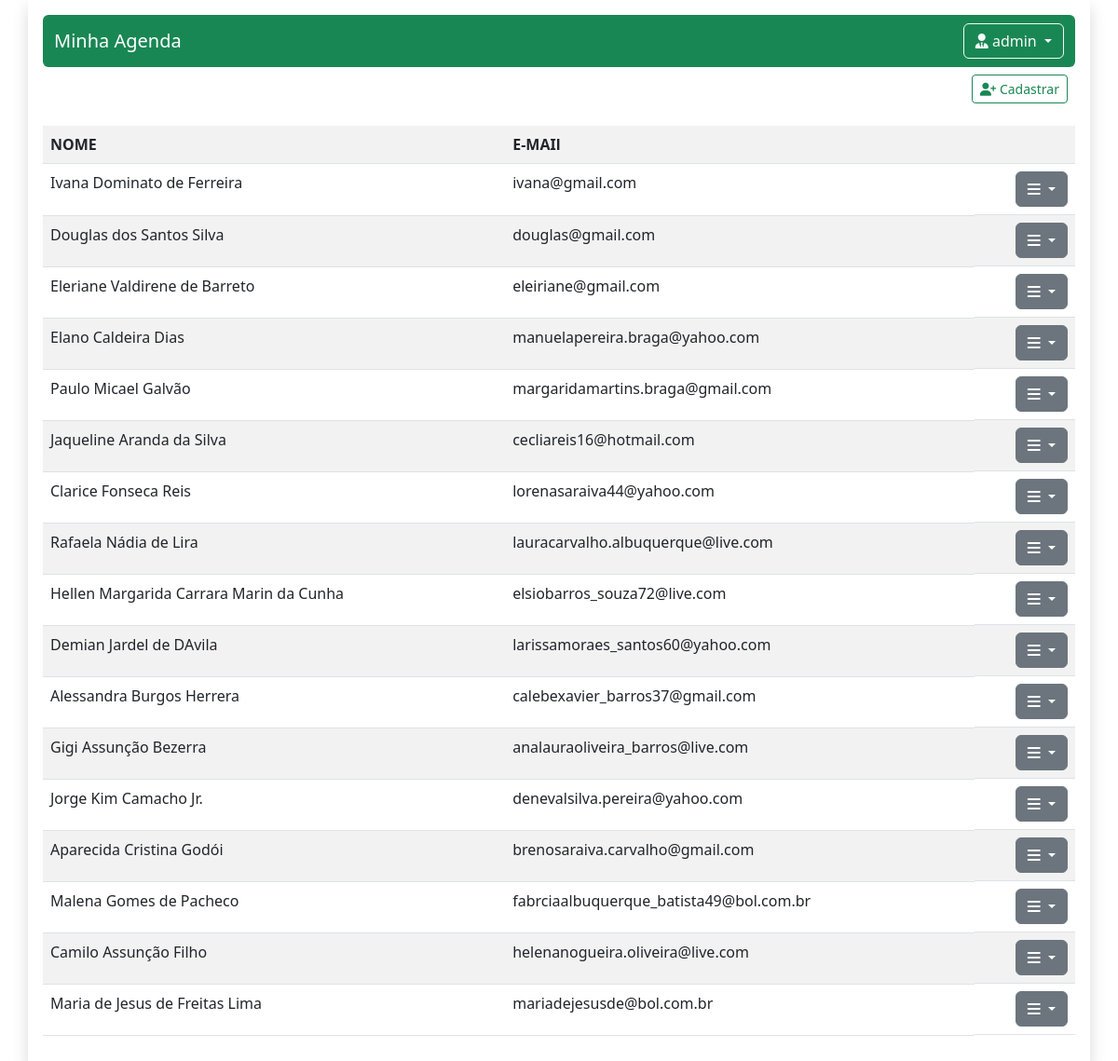
Screenshot of /app/principal.php (signed in) with the database file from the repository.
### tables this page shows
CREATE TABLE IF NOT EXISTS `pessoas` (
	`id` int(11) NOT NULL AUTO_INCREMENT,
	`nome` varchar(100) NOT NULL,
	`email` varchar(100) NOT NULL,
	`created` datetime DEFAULT NULL,
	`modified` datetime DEFAULT NULL,
	PRIMARY KEY (`id`)
	);

### modelo/Banco.php (called while the page is built, shortened)
<?php
class Banco{
    private $conexao;
    public function __construct(){
        try {
            $this->conexao = new PDO('mysql:host=localhost;dbname=agenda', 'root', '');
        }catch (PDOException $ex){
            echo $ex->getMessage();
        }
    }
    public function listarPessoas(){
        try {
            $instancia = $this->conexao->query('SELECT * FROM pessoas');
            $pessoas = $instancia->fetchAll(PDO::FETCH_ASSOC);
            return $pessoas;
        }catch (PDOException $ex){
            echo $ex->getMessage();
        }
    }
}
?>

### app/principal.php (the view, shortened to what this page needs)
<?php
require_once '../modelo/Banco.php';
$banco = new Banco();
$pessoas = $banco->listarPessoas();
?>
<!doctype html>
<html lang="pt-br">
<head>
    <link href="../vendor/bootstrap-5.3.0-dist/css/bootstrap.css" rel="stylesheet" type="text/css">
    <link href="../vendor/fontawesome-free-6.4.2-web/css/all.css" rel="stylesheet" type="text/css">
</head>
<body>
    <div class="container p-3 shadow mx-auto">
        <?php include('barra.php')?>
        <p class="text-end"><a href="#" class="btn btn-sm btn-outline-success m-2"><i class="fa-solid fa-user-plus"></i> Cadastrar</a></p>
        <table class="table table-striped">
            <tr>
                <th>NOME</th>
                <th>E-MAIl</th>
                <th></th>
            </tr>
            <?php foreach ($pessoas as $pessoa):?>
            <tr>
                <td><?php echo $pessoa['nome'];?></td>
                <td><?php echo $pessoa['email'];?></td>
                <td class="d-flex justify-content-end">
                    <div class="dropdown">
                        <button class="btn btn-secondary dropdown-toggle" type="button" data-bs-toggle="dropdown" aria-expanded="false">
                            <i class="fa-solid fa-bars"></i>
                        </button>
                    </div>
                </td>
            </tr>
            <?php endforeach;?>
        </table>
    </div>
</body>
</html>

### app/barra.php (shortened to what this page needs)
<nav class="navbar bg-success rounded rounded-2">
    <div class="container-fluid">
        <a class="navbar-brand text-white" href="/">Minha Agenda</a>
        <div class="dropdown">
            <button class="btn btn-outline-light dropdown-toggle" type="button" data-bs-toggle="dropdown" aria-expanded="false">
                <i class="fa-solid fa-user-tie"></i> <?php echo $_SESSION['usuario'];?>
            </button>
        </div>
    </div>
</nav>

### rows the page displays
pessoas: nome "Ivana Dominato de Ferreira", email "ivana@gmail.com"
pessoas: nome "Douglas dos Santos Silva", email "douglas@gmail.com"
pessoas: nome "Eleriane Valdirene de Barreto", email "eleiriane@gmail.com"
pessoas: nome "Elano Caldeira Dias", email "manuelapereira.braga@yahoo.com"
pessoas: nome "Paulo Micael Galvão", email "margaridamartins.braga@gmail.com"
pessoas: nome "Jaqueline Aranda da Silva", email "cecliareis16@hotmail.com"
pessoas: nome "Clarice Fonseca Reis", email "lorenasaraiva44@yahoo.com"
pessoas: nome "Rafaela Nádia de Lira", email "lauracarvalho.albuquerque@live.com"
pessoas: nome "Hellen Margarida Carrara Marin da Cunha", email "elsiobarros_souza72@live.com"
pessoas: nome "Demian Jardel de DAvila", email "larissamoraes_santos60@yahoo.com"
pessoas: nome "Alessandra Burgos Herrera", email "calebexavier_barros37@gmail.com"
pessoas: nome "Gigi Assunção Bezerra", email "analauraoliveira_barros@live.com"
pessoas: nome "Jorge Kim Camacho Jr.", email "denevalsilva.pereira@yahoo.com"
pessoas: nome "Aparecida Cristina Godói", email "brenosaraiva.carvalho@gmail.com"
pessoas: nome "Malena Gomes de Pacheco", email "fabrciaalbuquerque_batista49@bol.com.br"
pessoas: nome "Camilo Assunção Filho", email "helenanogueira.oliveira@live.com"
pessoas: nome "Maria de Jesus de Freitas Lima", email "mariadejesusde@bol.com.br"

### other values shown
$_SESSION['usuario'] "admin"
